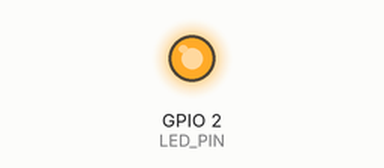
Recording of a sketch running on a simulated ESP8266 (NodeMCU). Shown: output pins drawn as LEDs (lit = HIGH). WiFi joins after 1.5 s; servers stay silent unless stated; what the sketch prints to the serial monitor is not drawn.

Above: at 3.3 s.
At 7.5 s:
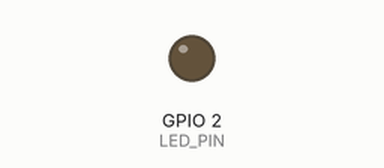
Timing chart, 0 to 14.5 s (numbered marks = the images above):
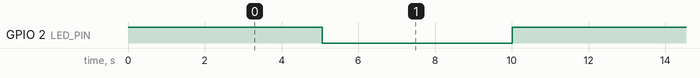

Measured:
- by itself, GPIO 2 (LED_PIN): alternates HIGH for 5.0 s and LOW for 5.0 s

The sketch:

SampleBlink.ino
```cpp
#include <ESP8266WiFi.h>
#include <FirebaseESP8266.h>

// --- WiFi ---
#define WIFI_SSID "HUAWEI MATE 40 PRO"
#define WIFI_PASSWORD "qwertyuiop"

// --- Firebase ---
#define FIREBASE_HOST "https://smartgymtracker-4123b-default-rtdb.firebaseio.com/"
#define FIREBASE_AUTH "RCq1FclKIALVguVHCAnNLwmCAvPH9i28PMiGgS1Z"

// --- Equipment ---
const String EQUIPMENT_ID = "BLK-001";
const String EQUIPMENT_NAME = "Blinking Status Simulator";
const int STATUS_UPDATE_INTERVAL_MS = 5000;
const int LED_PIN = LED_BUILTIN;

FirebaseData firebaseData;
FirebaseConfig config;
FirebaseAuth auth;

unsigned long lastUpdateTime = 0;
String currentStatus = "FREE";
bool ledState = LOW;

void connectToWiFi() {
  Serial.print("Connecting to WiFi");
  WiFi.begin(WIFI_SSID, WIFI_PASSWORD);
  while (WiFi.status() != WL_CONNECTED) {
    delay(500);
    Serial.print(".");
  }
  Serial.println("\nConnected!");
  Serial.print("IP: ");
  Serial.println(WiFi.localIP());
}

void sendStatusToFirebase(String status) {
  String path = "/equipment_data/" + EQUIPMENT_ID;

  FirebaseJson json;
  json.set("equipment_id", EQUIPMENT_ID);
  json.set("equipment_name", EQUIPMENT_NAME);
  json.set("timestamp", (long)Firebase.getCurrentTime());
  json.set("status", status);

  FirebaseJson rawData;
  rawData.set("is_blinking", (status == "IN USE"));
  rawData.set("raw_led_state", ledState);
  json.set("raw_data", rawData);

  Serial.print("Sending to Firebase: ");
  Serial.println(status);

  if (Firebase.setJSON(firebaseData, path, json)) {
    Serial.println("✔ Successfully uploaded.");
  } else {
    Serial.print("❌ Firebase Error: ");
    Serial.println(firebaseData.errorReason());
  }
}

void setup() {
  Serial.begin(115200);
  pinMode(LED_PIN, OUTPUT);
  digitalWrite(LED_PIN, HIGH);

  connectToWiFi();

  // --- Correct Firebase Setup ---
  config.database_url = FIREBASE_HOST;
  config.signer.tokens.legacy_token = FIREBASE_AUTH;

  Firebase.begin(&config, &auth);
  Firebase.reconnectWiFi(true);

  sendStatusToFirebase("FREE");
  lastUpdateTime = millis();
}

void loop() {
  if (millis() % 10000 < 5000) {
    digitalWrite(LED_PIN, HIGH);
    ledState = HIGH;
    currentStatus = "FREE";
  } else {
    digitalWrite(LED_PIN, LOW);
    ledState = LOW;
    currentStatus = "IN USE";
  }

  if (millis() - lastUpdateTime >= STATUS_UPDATE_INTERVAL_MS) {
    sendStatusToFirebase(currentStatus);
    lastUpdateTime = millis();
  }

  delay(100);
}
```
